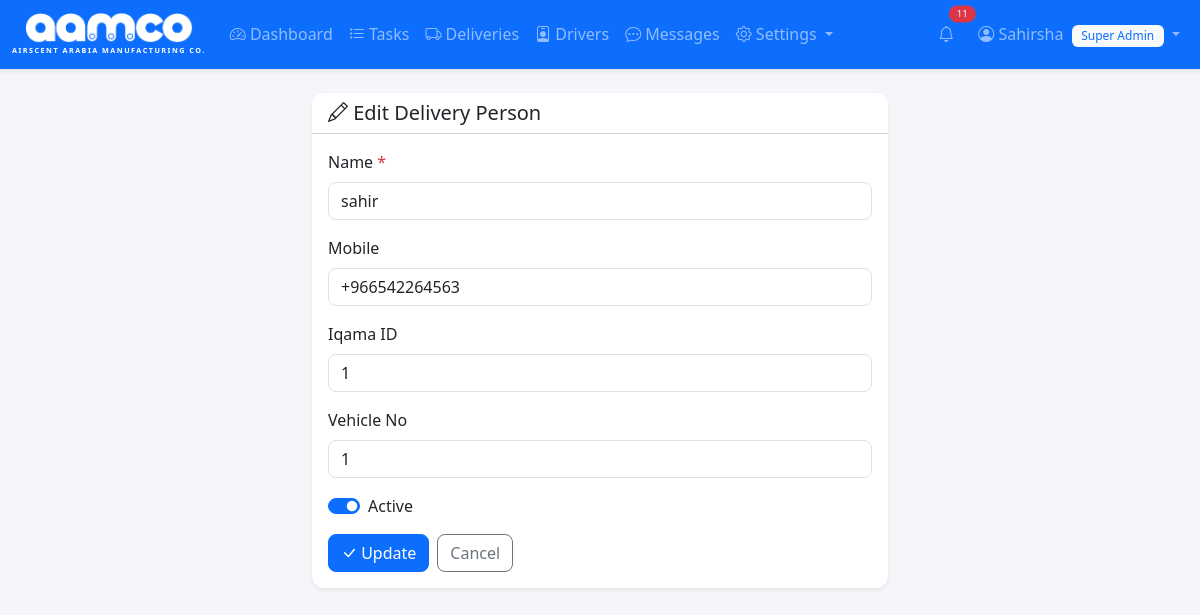
Page /delivery-persons/edit/1 (signed in) on the committed database.
### tables this page shows
CREATE TABLE users (
            id INTEGER PRIMARY KEY AUTOINCREMENT,
            username TEXT UNIQUE NOT NULL,
            password_hash TEXT NOT NULL,
            full_name TEXT NOT NULL,
            email TEXT,
            phone TEXT,
            pin_hash TEXT,
            profile_pic TEXT,
            role TEXT NOT NULL DEFAULT 'user',
            is_active INTEGER NOT NULL DEFAULT 1,
            created_at TIMESTAMP DEFAULT CURRENT_TIMESTAMP
        );

CREATE TABLE delivery_persons (
            id INTEGER PRIMARY KEY AUTOINCREMENT,
            name TEXT NOT NULL,
            mobile TEXT,
            iqama_id TEXT,
            vehicle_no TEXT,
            is_active INTEGER NOT NULL DEFAULT 1,
            created_at TIMESTAMP DEFAULT CURRENT_TIMESTAMP
        );

### app.py (the view, shortened to what this page needs)
@app.route('/delivery-persons/edit/<int:person_id>', methods=['GET', 'POST'])
@login_required
def edit_delivery_person(person_id):
    db = get_db()
    person = db.execute('SELECT * FROM delivery_persons WHERE id = ?', (person_id,)).fetchone()
    if not person:
        db.close()
        flash('Delivery person not found.', 'danger')
        return redirect(url_for('delivery_persons'))
    db.close()
    return render_template('delivery_person_form.html', person=person)

### app.py (called while the page is built)
@login_manager.user_loader
def load_user(user_id):
    db = get_db()
    row = db.execute('SELECT * FROM users WHERE id = ?', (user_id,)).fetchone()
    db.close()
    if row:
        return User(**dict(row))
    return None

@app.context_processor
def inject_notification_count():
    if current_user.is_authenticated:
        db = get_db()
        count = db.execute('SELECT COUNT(*) FROM notifications WHERE user_id = ? AND is_read = 0',
                          (current_user.id,)).fetchone()[0]
        msg_count = db.execute('SELECT COUNT(*) FROM messages WHERE receiver_id = ? AND is_read = 0',
                              (current_user.id,)).fetchone()[0]
        db.close()
        return {'unread_notif_count': count, 'unread_msg_count': msg_count}
    return {'unread_notif_count': 0, 'unread_msg_count': 0}

@app.context_processor
def inject_settings():
    if current_user.is_authenticated:
        db = get_db()
        try:
            rows = db.execute('SELECT key, value FROM settings').fetchall()
            s = {r['key']: r['value'] for r in rows}
        except Exception:
            s = {}
        db.close()
        return {'app_settings': s, 'now': datetime.now}
    return {'app_settings': {}, 'now': datetime.now}

    @property
    def is_active(self):
        return bool(self._is_active)

    def is_admin(self):
        return self.role in ('super_admin', 'admin')

    def has_pin(self):
        return bool(self.pin_hash)

### database.py (called while the page is built)
def get_db():
    conn = sqlite3.connect(DB_PATH)
    conn.row_factory = sqlite3.Row
    conn.execute("PRAGMA foreign_keys = ON")
    return conn

### templates/delivery_person_form.html (shortened to what this page needs)
{% extends "base.html" %}
{% block content %}
<div class="row justify-content-center">
    <div class="col-md-6">
        <div class="card shadow-sm border-0">
            <div class="card-header bg-white">
                <h5 class="mb-0">
                    <i class="bi bi-{{ 'pencil' if person else 'person-plus' }}"></i>
                    {{ 'Edit Delivery Person' if person else 'Add Delivery Person' }}
                </h5>
            </div>
            <div class="card-body">
                <form method="POST">
                    <div class="mb-3">
                        <label class="form-label">Name <span class="text-danger">*</span></label>
                        <input type="text" name="name" class="form-control"
                               value="{{ person.name if person else '' }}" required>
                    </div>
                    <div class="mb-3">
                        <label class="form-label">Mobile</label>
                        <input type="text" name="mobile" class="form-control"
                               value="{{ person.mobile if person else '' }}" placeholder="e.g. 05XXXXXXXX">
                    </div>
                    <div class="mb-3">
                        <label class="form-label">Iqama ID</label>
                        <input type="text" name="iqama_id" class="form-control"
                               value="{{ person.iqama_id if person else '' }}">
                    </div>
                    <div class="mb-3">
                        <label class="form-label">Vehicle No</label>
                        <input type="text" name="vehicle_no" class="form-control"
                               value="{{ person.vehicle_no if person else '' }}">
                    </div>
                    {% if person %}
                    <div class="mb-3">
                        <div class="form-check form-switch">
                            <input class="form-check-input" type="checkbox" name="is_active" id="isActive"
                                   {{ 'checked' if person.is_active }}>
                            <label class="form-check-label" for="isActive">Active</label>
                        </div>
                    </div>
                    {% endif %}
                    <div class="d-flex gap-2">
                        <button type="submit" class="btn btn-primary">
                            <i class="bi bi-check-lg"></i> {{ 'Update' if person else 'Add' }}
                        </button>
                        <a href="{{ url_for('delivery_persons') }}" class="btn btn-outline-secondary">Cancel</a>
                    </div>
                </form>
            </div>
        </div>
    </div>
</div>
{% endblock %}

### templates/base.html (shortened to what this page needs)
<!DOCTYPE html>
<html lang="en" data-bs-theme="light">
<head>
    <link href="https://cdn.jsdelivr.net/npm/bootstrap@5.3.2/dist/css/bootstrap.min.css" rel="stylesheet">
    <link href="https://cdn.jsdelivr.net/npm/bootstrap-icons@1.11.1/font/bootstrap-icons.css" rel="stylesheet">
    <link href="{{ url_for('static', filename='style.css') }}" rel="stylesheet">
</head>
<body>
    {% if current_user.is_authenticated %}
    <nav class="navbar navbar-expand-lg navbar-dark bg-primary">
        <div class="container-fluid">
            <a class="navbar-brand fw-bold" href="{{ url_for('dashboard') }}">
                <div class="d-flex flex-column align-items-center">
                    <img src="{{ url_for('static', filename='logo.png') }}" alt="AAMCO" height="30" style="filter: brightness(0) invert(1);">
                    <span class="text-white d-none d-md-block" style="font-size: 0.45rem; letter-spacing: 1.5px; margin-top: 2px;">AIRSCENT ARABIA MANUFACTURING CO.</span>
                </div>
            </a>
            <div class="collapse navbar-collapse" id="navBar">
                <ul class="navbar-nav me-auto">
                    <li class="nav-item">
                        <a class="nav-link" href="{{ url_for('dashboard') }}"><i class="bi bi-speedometer2"></i> Dashboard</a>
                    </li>
                    <li class="nav-item">
                        <a class="nav-link" href="{{ url_for('tasks') }}"><i class="bi bi-list-task"></i> Tasks</a>
                    </li>
                    <li class="nav-item">
                        <a class="nav-link" href="{{ url_for('deliveries') }}"><i class="bi bi-truck"></i> Deliveries</a>
                    </li>
                    <li class="nav-item">
                        <a class="nav-link" href="{{ url_for('delivery_persons') }}"><i class="bi bi-person-badge"></i> Drivers</a>
                    </li>
                    <li class="nav-item">
                        <a class="nav-link position-relative" href="{{ url_for('messages_inbox') }}">
                            <i class="bi bi-chat-dots"></i> Messages
                        </a>
                    </li>
                    {% if current_user.is_admin() %}
                    <li class="nav-item dropdown">
                        <a class="nav-link dropdown-toggle" href="#" role="button" data-bs-toggle="dropdown">
                            <i class="bi bi-gear"></i> Settings
                        </a>
                    </li>
                    {% endif %}
                </ul>
                <ul class="navbar-nav">
                    <li class="nav-item me-2">
                        <a class="nav-link position-relative" href="{{ url_for('notifications') }}" title="Notifications" id="notifBellLink">
                            <i class="bi bi-bell"></i>
                            {% if unread_notif_count > 0 %}
                            <span class="position-absolute top-0 start-100 translate-middle badge rounded-pill bg-danger" style="font-size: 0.6rem;" id="notifBadge">
                                {{ unread_notif_count }}
                            </span>
                            {% else %}
                            <span class="position-absolute top-0 start-100 translate-middle badge rounded-pill bg-danger d-none" style="font-size: 0.6rem;" id="notifBadge">
                                0
                            </span>
                            {% endif %}
                        </a>
                    </li>
                    <li class="nav-item dropdown">
                        <a class="nav-link dropdown-toggle" href="#" role="button" data-bs-toggle="dropdown">
                            {% if current_user.profile_pic %}
                            <img src="{{ url_for('static', filename='uploads/' + current_user.profile_pic) }}" alt="" class="rounded-circle me-1" style="width:24px;height:24px;object-fit:cover;">
                            {% else %}
                            <i class="bi bi-person-circle"></i>
                            {% endif %}
                            {{ current_user.full_name }}
                            <span class="badge bg-light text-primary ms-1">{{ current_user.role | replace('_', ' ') | title }}</span>
                        </a>
                    </li>
                </ul>
            </div>
        </div>
    </nav>
    {% endif %}
    <div class="container-fluid py-4">
        {% block content %}{% endblock %}
    </div>
</body>
</html>

### static/style.css (style rules this page uses)
body { background-color: #f4f6f9; font-family: 'Segoe UI', system-ui, -apple-system, sans-serif; }
.navbar { box-shadow: 0 2px 4px rgba(0,0,0,0.1); }
.navbar-brand { font-size: 1.4rem; }
.card { border-radius: 12px; }
.card-header { border-radius: 12px 12px 0 0 !important; }
.badge { font-weight: 500; padding: 0.4em 0.8em; }
.btn { border-radius: 8px; }
.form-control, .form-select { border-radius: 8px; }
.form-check-input:checked { background-color: #0d6efd; border-color: #0d6efd; }

### rows in the picture
users: full_name "Sahirsha", role "Super Admin"
delivery_persons: name "sahir", mobile "+966542264563", iqama_id "1", vehicle_no "1"

### other values in the picture
{{ unread_notif_count }} "11"
{{ 'Edit Delivery Person' if person else 'Add Delivery Person' }} "Edit Delivery Person"
{{ 'Update' if person else 'Add' }} "Update"
